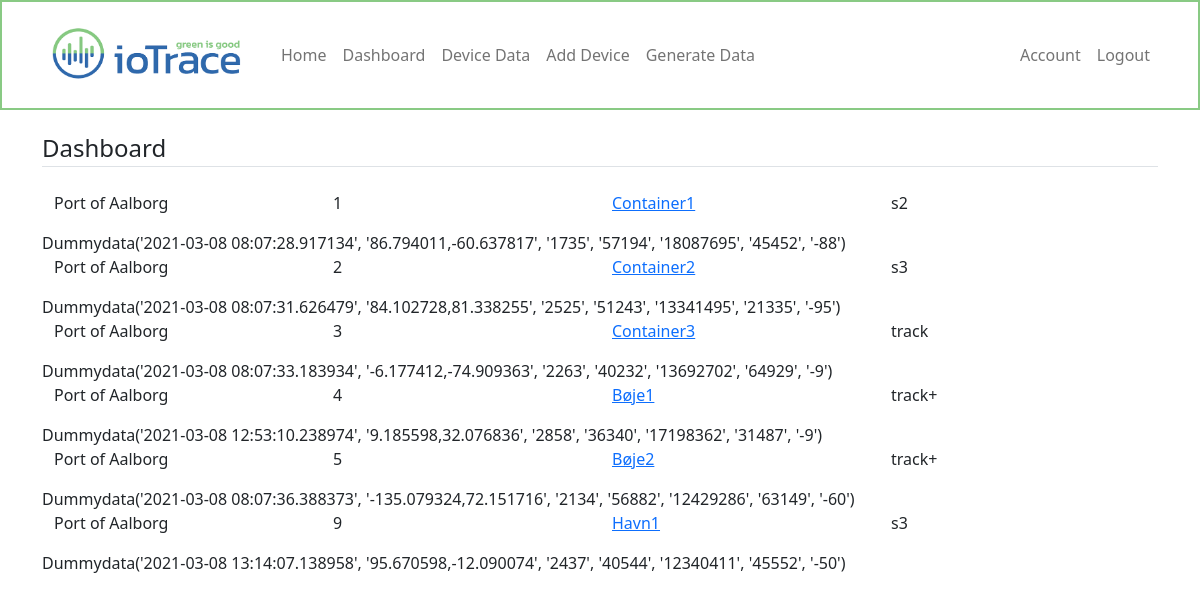
Page /dashboard (signed in) on the earlier database version.
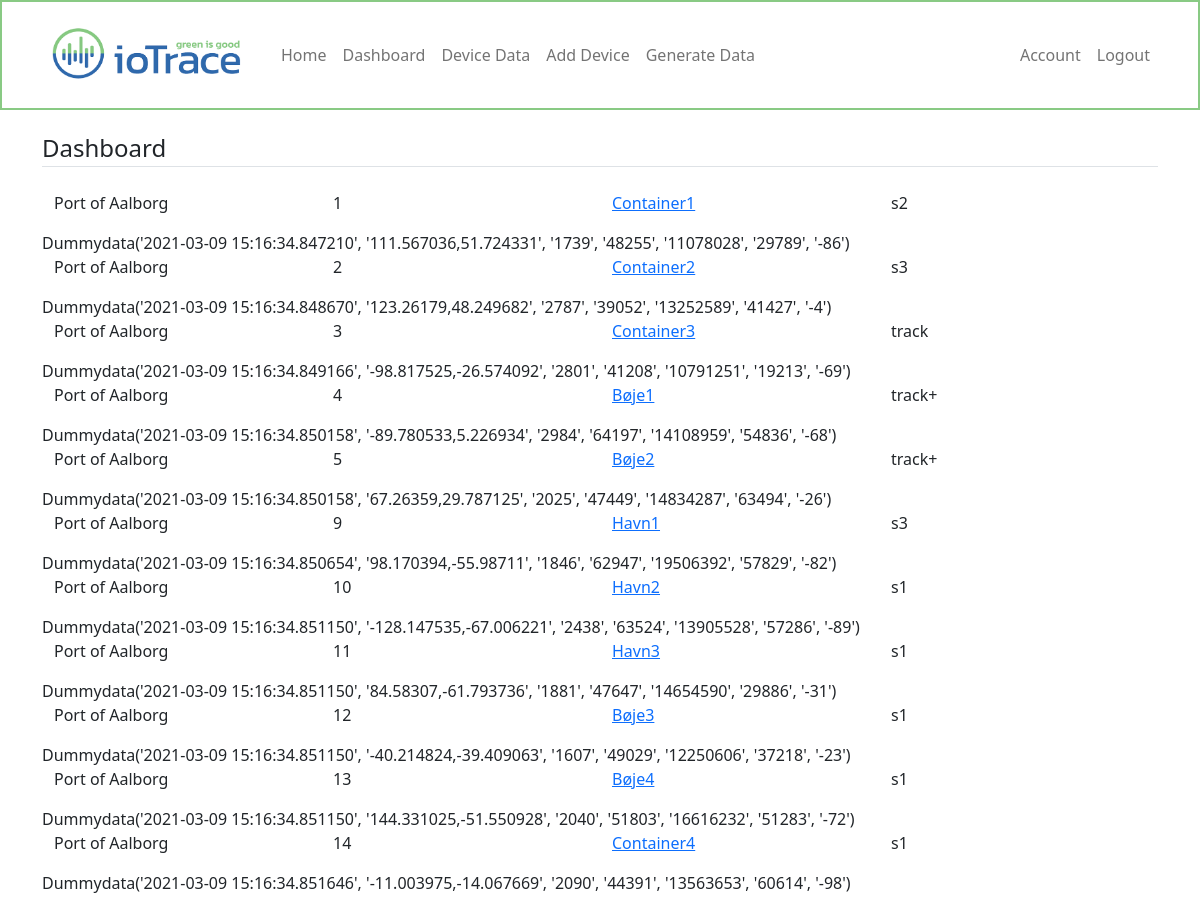
Same page on the later database version.
### webapp/models.py (models this page shows, shortened)
class Device(db.Model):
    id = db.Column(db.Integer, primary_key=True)
    devicename = db.Column(db.String(100), nullable=False)
    devicetype = db.Column(db.String(100), nullable=False)
    user_id = db.Column(db.Integer, db.ForeignKey('user.id'), nullable=False)
    datadumps = db.relationship('Dummydata', backref='devicedata', lazy=True)

class User(db.Model, UserMixin):
    id = db.Column(db.Integer, primary_key=True)
    username = db.Column(db.String(20), unique=True, nullable=False)
    email = db.Column(db.String(120), unique=True, nullable=False)
    image_file = db.Column(db.String(20), nullable=False, default='default.jpg')
    password = db.Column(db.String(60), nullable=False)
    devices = db.relationship('Device', backref='owner', lazy=True)

class Dummydata(db.Model):
    id = db.Column(db.Integer, primary_key=True)
    timestamp = db.Column(db.DateTime, nullable=False, default=datetime.utcnow)
    pos = db.Column(db.String(100), nullable=False)
    temp = db.Column(db.Integer, nullable=False)
    humid = db.Column(db.Integer, nullable=False)
    hpa = db.Column(db.Integer, nullable=False)
    volt = db.Column(db.Integer, nullable=False)
    lte_rssi = db.Column(db.Integer, nullable=False)
    device_id = db.Column(db.Integer, db.ForeignKey('device.id'), nullable=False)
    def __repr__(self):
        return f"Dummydata('{self.timestamp}', '{self.pos}', '{self.temp}', '{self.humid}', '{self.hpa}', '{self.volt}', '{self.lte_rssi}')"

### webapp/devices/routes.py (the view)
@devices.route('/dashboard')
@login_required
def dashboard():
    devices = Device.query.filter_by(user_id=current_user.id)
    data = Dummydata.query.filter_by()
    return render_template('dashboard.html', title='Dashboard', devices=devices, data=data)

### webapp/models.py (called while the page is built)
@login_manager.user_loader
def load_user(user_id):
    return User.query.get(int(user_id))

### webapp/templates/dashboard.html
{% extends "layout.html" %}
{% set active_page = "dashboard" %}
{% block content %}
<legend class="border-bottom mb-4">Dashboard</legend>
<div class="container">
    {% for device in devices %}
    <div class="row">
        <div class="col">
            {{device.owner.username}}
        </div>
        <div class="col">
            {{device.id}}
        </div>
        <div class="col">
            <p><a href="{{ url_for('devices.device', device_id=device.id) }}">{{device.devicename}}</a></p>
        </div>
        <div class="col">
            {{device.devicetype}}
        </div>
    </div>
    <div class="row">
        <div class="row">
            {{ device.datadumps[-1]}}
        </div>
    </div>
    {% endfor %}
</div>
{% endblock content %}

Differences in the rows shown:
computed for Device "Container1": lte_rssi "Dummydata('2021-03-08 08:07:28.917134', '86.794011,-60.637817', '1735', '57194', '18087695', '45452', '-88')" → "Dummydata('2021-03-09 15:16:34.847210', '111.567036,51.724331', '1739', '48255', '11078028', '29789', '-86')"
computed for Device "Container2": lte_rssi "Dummydata('2021-03-08 08:07:31.626479', '84.102728,81.338255', '2525', '51243', '13341495', '21335', '-95')" → "Dummydata('2021-03-09 15:16:34.848670', '123.26179,48.249682', '2787', '39052', '13252589', '41427', '-4')"
computed for Device "Container3": lte_rssi "Dummydata('2021-03-08 08:07:33.183934', '-6.177412,-74.909363', '2263', '40232', '13692702', '64929', '-9')" → "Dummydata('2021-03-09 15:16:34.849166', '-98.817525,-26.574092', '2801', '41208', '10791251', '19213', '-69')"
computed for Device "Bøje1": lte_rssi "Dummydata('2021-03-08 12:53:10.238974', '9.185598,32.076836', '2858', '36340', '17198362', '31487', '-9')" → "Dummydata('2021-03-09 15:16:34.850158', '-89.780533,5.226934', '2984', '64197', '14108959', '54836', '-68')"
computed for Device "Bøje2": lte_rssi "Dummydata('2021-03-08 08:07:36.388373', '-135.079324,72.151716', '2134', '56882', '12429286', '63149', '-60')" → "Dummydata('2021-03-09 15:16:34.850158', '67.26359,29.787125', '2025', '47449', '14834287', '63494', '-26')"
computed for Device "Havn1": lte_rssi "Dummydata('2021-03-08 13:14:07.138958', '95.670598,-12.090074', '2437', '40544', '12340411', '45552', '-50')" → "Dummydata('2021-03-09 15:16:34.850654', '98.170394,-55.98711', '1846', '62947', '19506392', '57829', '-82')"
added Device: owner.username "Port of Aalborg", id "10", devicename "Havn2", devicetype "s1", lte_rssi "Dummydata('2021-03-09 15:16:34.851150', '-128.147535,-67.006221', '2438', '63524', '13905528', '57286', '-89')"
added Device: owner.username "Port of Aalborg", id "11", devicename "Havn3", devicetype "s1", lte_rssi "Dummydata('2021-03-09 15:16:34.851150', '84.58307,-61.793736', '1881', '47647', '14654590', '29886', '-31')"
added Device: owner.username "Port of Aalborg", id "12", devicename "Bøje3", devicetype "s1", lte_rssi "Dummydata('2021-03-09 15:16:34.851150', '-40.214824,-39.409063', '1607', '49029', '12250606', '37218', '-23')"
added Device: owner.username "Port of Aalborg", id "13", devicename "Bøje4", devicetype "s1", lte_rssi "Dummydata('2021-03-09 15:16:34.851150', '144.331025,-51.550928', '2040', '51803', '16616232', '51283', '-72')"
added Device: owner.username "Port of Aalborg", id "14", devicename "Container4", devicetype "s1", lte_rssi "Dummydata('2021-03-09 15:16:34.851646', '-11.003975,-14.067669', '2090', '44391', '13563653', '60614', '-98')"
